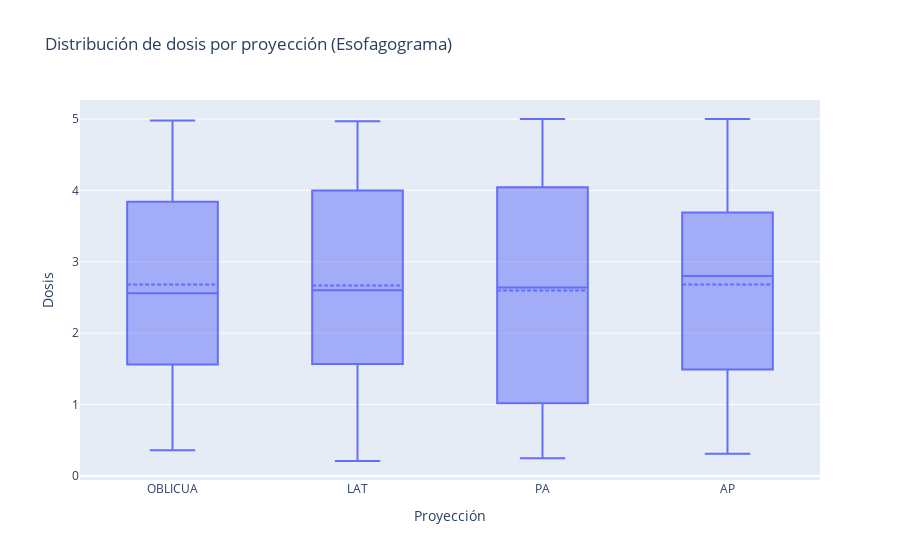

Notebook source saved alongside this figure:
### Markdown cell above
## 3) Para un procedimiento espesifico:

### Code cell
# --- 1) Filtrar al procedimiento de interés ---
proc_name = "Esofagograma"
df_proc = df[df["procedimiento"] == proc_name].dropna(subset=["dosis"])

# --- 2) (Opcional) ordenar proyecciones por mediana para un eje X más legible ---
orden = (df_proc.groupby("proyeccion")["dosis"]
         .median()
         .sort_values()
         .index
         .tolist())

# --- 3) Graficar boxplots por proyección ---
import plotly.graph_objects as go

fig = go.Figure()

fig.add_trace(go.Box(
    x=df_proc["proyeccion"],   # un box por proyección
    y=df_proc["dosis"],        # valores de dosis
    name=f"Dosis en {proc_name}",
    boxpoints="outliers",      # muestra outliers (usa "all" para todos los puntos)
    boxmean=True               # muestra la media (además de la mediana por defecto)
))

fig.update_layout(
    title=f"Distribución de dosis por proyección ({proc_name})",
    xaxis_title="Proyección",
    yaxis_title="Dosis",
)

# Aplica el orden elegido al eje X
fig.update_xaxes(categoryorder="array", categoryarray=orden)

fig.show()

### Figure 1 — Plotly figure (JSON) as saved in the notebook; plotly's stock layout.template omitted (floating-point values rounded to 4 significant figures; data arrays with more than 128 entries replaced by an {"elided": "..."} marker saying what was removed)
{"data": [{"boxmean": true, "boxpoints": "outliers", "name": "Dosis en Esofagograma", "type": "box", "x": {"elided": "288 str values"}, "y": {"elided": "288 float values"}}], "layout": {"title": {"text": "Distribución de dosis por proyección (Esofagograma)"}, "xaxis": {"categoryarray": ["OBLICUA", "LAT", "PA", "AP"], "categoryorder": "array", "title": {"text": "Proyección"}}, "yaxis": {"title": {"text": "Dosis"}}}}
